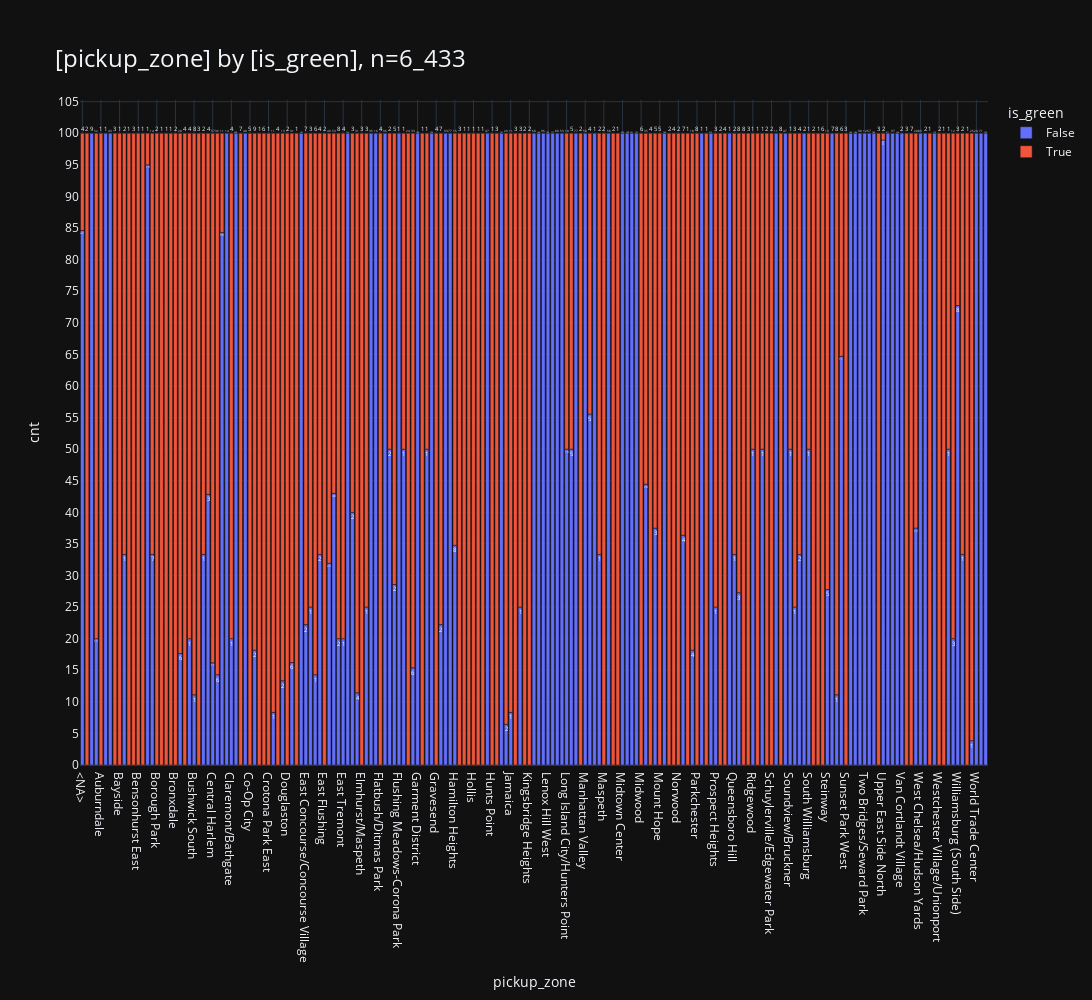

Notebook cell for this chart:
### Markdown cell above
## stacked bars

### Code cell
_df = df
_df['is_green']=_df['color'].apply(lambda x: x=='green')

pls.plot_stacked_bars(
    _df[["is_green", "pickup_zone"]][:15000],
    swap=True,
    orientation="v",
    normalize=False,
    relative=True,
    height=1000,
    png_path=Path("box2.png"),

)

### Figure 1 — Plotly figure (JSON) as saved in the notebook; plotly's stock layout.template omitted (floating-point values rounded to 4 significant figures; data arrays with more than 128 entries replaced by an {"elided": "..."} marker saying what was removed)
{"data": [{"alignmentgroup": "True", "hovertemplate": "is_green=False<br>pickup_zone=%{x}<br>cnt=%{y}<br>cnt_str=%{text}<extra></extra>", "legendgroup": "False", "marker": {"color": "#636efa", "pattern": {"shape": ""}}, "name": "False", "offsetgroup": "False", "orientation": "v", "showlegend": true, "text": ["22", "9", "13", "1", "43", "1", "19", "7", "6", "1", "1", "1", "3", "11", "6", "59", "14", "1", "208", "40", "2", "1", "2", "6", "131", "2", "1", "1", "2", "23", "40", "2", "1", "152", "2", "4", "1", "35", "16", "96", "2", "2", "1", "1", "6", "108", "1", "109", "2", "93", "77", "8", "47", "151", "2", "1", "1", "60", "146", "96", "120", "177", "80", "53", "10", "5", "77", "50", "5", "1", "1", "58", "230", "198", "141", "141", "28", "3", "162", "4", "4", "1", "210", "1", "1", "1", "3", "1", "1", "11", "47", "1", "1", "2", "2", "1", "5", "7", "1", "11", "106", "184", "90", "12", "67", "180", "184", "211", "97", "144", "2", "12", "83", "2", "110", "1", "3", "8", "1", "1", "24", "71", "102"], "textposition": "auto", "type": "bar", "x": ["<NA>", "Alphabet City", "Astoria", "Battery Park", "Battery Park City", "Bedford", "Bloomingdale", "Boerum Hill", "Brooklyn Heights", "Bushwick North", "Bushwick South", "Canarsie", "Carroll Gardens", "Central Harlem", "Central Harlem North", "Central Park", "Chinatown", "Claremont/Bathgate", "Clinton East", "Clinton West", "Cobble Hill", "Crown Heights North", "DUMBO/Vinegar Hill", "Downtown Brooklyn/MetroTech", "East Chelsea", "East Concourse/Concourse Village", "East Elmhurst", "East Flatbush/Farragut", "East Flatbush/Remsen Village", "East Harlem North", "East Harlem South", "East New York", "East Tremont", "East Village", "East Williamsburg", "Elmhurst", "Erasmus", "Financial District North", "Financial District South", "Flatiron", "Flatlands", "Flushing", "Flushing Meadows-Corona Park", "Fordham South", "Fort Greene", "Garment District", "Gowanus", "Gramercy", "Greenpoint", "Greenwich Village North", "Greenwich Village South", "Hamilton Heights", "Hudson Sq", "JFK Airport", "Jackson Heights", "Jamaica", "Kew Gardens", "Kips Bay", "LaGuardia Airport", "Lenox Hill East", "Lenox Hill West", "Lincoln Square East", "Lincoln Square West", "Little Italy/NoLiTa", "Long Island City/Hunters Point", "Long Island City/Queens Plaza", "Lower East Side", "Manhattan Valley", "Manhattanville", "Marble Hill", "Marine Park/Mill Basin", "Meatpacking/West Village West", "Midtown Center", "Midtown East", "Midtown North", "Midtown South", "Morningside Heights", "Mott Haven/Port Morris", "Murray Hill", "Old Astoria", "Park Slope", "Pelham Bay", "Penn Station/Madison Sq West", "Prospect Heights", "Queens Village", "Queensboro Hill", "Queensbridge/Ravenswood", "Ridgewood", "Rosedale", "Seaport", "SoHo", "Soundview/Bruckner", "Soundview/Castle Hill", "South Jamaica", "South Ozone Park", "South Williamsburg", "Steinway", "Stuy Town/Peter Cooper Village", "Stuyvesant Heights", "Sunnyside", "Sutton Place/Turtle Bay North", "Times Sq/Theatre District", "TriBeCa/Civic Center", "Two Bridges/Seward Park", "UN/Turtle Bay South", "Union Sq", "Upper East Side North", "Upper East Side South", "Upper West Side North", "Upper West Side South", "Van Cortlandt Village", "Washington Heights South", "West Chelsea/Hudson Yards", "West Concourse", "West Village", "Williamsbridge/Olinville", "Williamsburg (North Side)", "Williamsburg (South Side)", "Windsor Terrace", "Woodside", "World Trade Center", "Yorkville East", "Yorkville West"], "xaxis": "x", "y": [22, 9, 13, 1, 43, 1, 19, 7, 6, 1, 1, 1, 3, 11, 6, 59, 14, 1, 208, 40, 2, 1, 2, 6, 131, 2, 1, 1, 2, 23, 40, 2, 1, 152, 2, 4, 1, 35, 16, 96, 2, 2, 1, 1, 6, 108, 1, 109, 2, 93, 77, 8, 47, 151, 2, 1, 1, 60, 146, 96, 120, 177, 80, 53, 10, 5, 77, 50, 5, 1, 1, 58, 230, 198, 141, 141, 28, 3, 162, 4, 4, 1, 210, 1, 1, 1, 3, 1, 1, 11, 47, 1, 1, 2, 2, 1, 5, 7, 1, 11, 106, 184, 90, 12, 67, 180, 184, 211, 97, 144, 2, 12, 83, 2, 110, 1, 3, 8, 1, 1, 24, 71, 102], "yaxis": "y"}, {"alignmentgroup": "True", "hovertemplate": "is_green=True<br>pickup_zone=%{x}<br>cnt=%{y}<br>cnt_str=%{text}<extra></extra>", "legendgroup": "True", "marker": {"color": "#EF553B", "pattern": {"shape": ""}}, "name": "True", "offsetgroup": "True", "orientation": "v", "showlegend": true, "text": {"elided": "138 str values"}, "textposition": "auto", "type": "bar", "x": {"elided": "138 str values"}, "xaxis": "x", "y": {"elided": "138 int values"}, "yaxis": "y"}], "layout": {"barmode": "relative", "barnorm": "percent", "height": 1000, "legend": {"title": {"text": "is_green"}, "tracegroupgap": 0}, "title": {"font": {"size": 24}, "text": "[pickup_zone] by [is_green], n=6_433", "xanchor": "left", "y": 0.95, "yanchor": "top"}, "width": 2000, "xaxis": {"anchor": "y", "categoryorder": "category ascending", "domain": [0, 1], "gridwidth": 1, "showgrid": true, "title": {"text": "pickup_zone"}}, "yaxis": {"anchor": "x", "domain": [0, 1], "dtick": 5, "gridwidth": 1, "showgrid": true, "title": {"text": "cnt"}}}}
